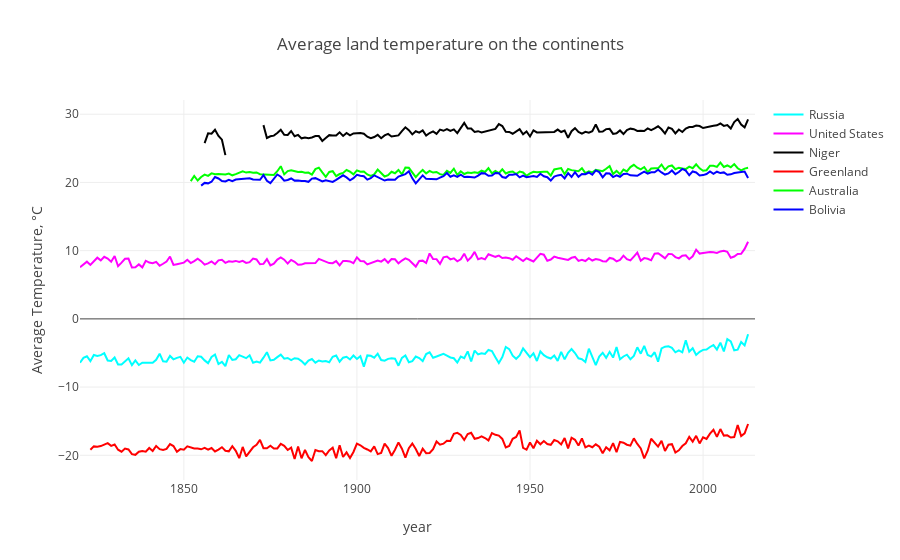

The code cell stored with this chart in its notebook:
### Code cell
continent = ['Russia', 'United States', 'Niger', 'Greenland', 'Australia', 'Bolivia']
mean_temp_year_country = [ [0] * len(years[70:]) for i in range(len(continent))]
j = 0
for country in continent:
    all_temp_country = global_temp_country_clear[global_temp_country_clear['Country'] == country]
    i = 0
    for year in years[70:]:
        mean_temp_year_country[j][i] = all_temp_country[all_temp_country['dt'].apply(
                lambda x: x[:4]) == year]['AverageTemperature'].mean()
        i +=1
    j += 1

traces = []
colors = ['rgb(0, 255, 255)', 'rgb(255, 0, 255)', 'rgb(0, 0, 0)',
          'rgb(255, 0, 0)', 'rgb(0, 255, 0)', 'rgb(0, 0, 255)']
for i in range(len(continent)):
    traces.append(go.Scatter(
        x=years[70:],
        y=mean_temp_year_country[i],
        mode='lines',
        name=continent[i],
        line=dict(color=colors[i]),
    ))

layout = go.Layout(
    xaxis=dict(title='year'),
    yaxis=dict(title='Average Temperature, °C'),
    title='Average land temperature on the continents',)

fig = go.Figure(data=traces, layout=layout)
py.iplot(fig)

### Figure 1 — Plotly figure (JSON) as saved in the notebook; plotly's stock layout.template omitted (floating-point values rounded to 4 significant figures; data arrays with more than 128 entries replaced by an {"elided": "..."} marker saying what was removed)
{"data": [{"mode": "lines", "line": {"color": "rgb(0, 255, 255)"}, "name": "Russia", "y": {"elided": "196 float values"}, "x": {"elided": "196 str values"}, "type": "scatter"}, {"mode": "lines", "line": {"color": "rgb(255, 0, 255)"}, "name": "United States", "y": {"elided": "196 float values"}, "x": {"elided": "196 str values"}, "type": "scatter"}, {"mode": "lines", "line": {"color": "rgb(0, 0, 0)"}, "name": "Niger", "y": {"elided": "196 float values"}, "x": {"elided": "196 str values"}, "type": "scatter"}, {"mode": "lines", "line": {"color": "rgb(255, 0, 0)"}, "name": "Greenland", "y": {"elided": "196 float values"}, "x": {"elided": "196 str values"}, "type": "scatter"}, {"mode": "lines", "line": {"color": "rgb(0, 255, 0)"}, "name": "Australia", "y": {"elided": "196 float values"}, "x": {"elided": "196 str values"}, "type": "scatter"}, {"mode": "lines", "line": {"color": "rgb(0, 0, 255)"}, "name": "Bolivia", "y": {"elided": "196 float values"}, "x": {"elided": "196 str values"}, "type": "scatter"}], "layout": {"xaxis": {"title": "year"}, "yaxis": {"title": "Average Temperature, °C"}, "title": "Average land temperature on the continents"}}
